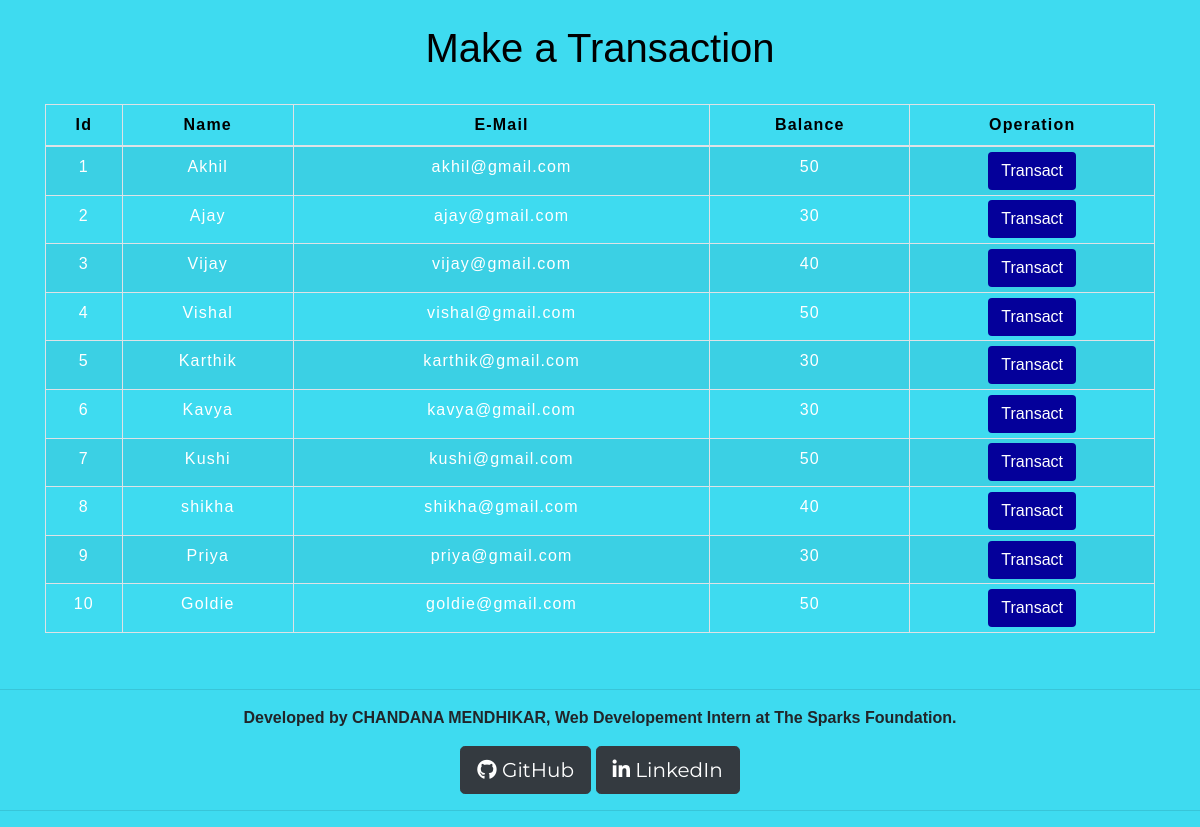
The app's page /transfermoney.php with its own data.
### tables this page shows
CREATE TABLE `users` (
  `id` int(3) NOT NULL,
  `name` text NOT NULL,
  `email` varchar(30) NOT NULL,
  `balance` int(8) NOT NULL
);

### transfermoney.php (the view, shortened to what this page needs)
<!DOCTYPE html>
<html lang="en">
<head>
    <link rel="stylesheet" href="https://maxcdn.bootstrapcdn.com/bootstrap/4.0.0/css/bootstrap.min.css">
    <link rel="stylesheet" type="text/css" href="table.css">
</head>
<body style="background-color : #3edbf0;">
<?php
    include 'config.php';
    $sql = "SELECT * FROM users";
    $result = mysqli_query($conn,$sql);
?>
<div class="container">
        <h2 class="text-center pt-4" style="color : black;">Make a Transaction</h2>
        <br>
            <div class="row">
                <div class="col">
                    <div class="table-responsive-sm">
                    <table class="table table-hover table-sm table-striped table-condensed table-bordered" style="border-color:black;">
                        <thead style="color : black;">
                            <tr>
                            <th scope="col" class="text-center py-2">Id</th>
                            <th scope="col" class="text-center py-2">Name</th>
                            <th scope="col" class="text-center py-2">E-Mail</th>
                            <th scope="col" class="text-center py-2">Balance</th>
                            <th scope="col" class="text-center py-2">Operation</th>
                            </tr>
                        </thead>
                        <tbody>
                <?php
                    while($rows=mysqli_fetch_assoc($result)){
                ?>
                    <tr style="color : white;">
                        <td class="py-2"><?php echo $rows['id'] ?></td>
                        <td class="py-2"><?php echo $rows['name']?></td>
                        <td class="py-2"><?php echo $rows['email']?></td>
                        <td class="py-2"><?php echo $rows['balance']?></td>
                        <td><a href="selecteduserdetail.php?id= <?php echo $rows['id'] ;?>"> <button type="button" class="btn" style="background-color : #04009a;">Transact</button></a></td>
                    </tr>
                <?php
                    }
                ?>
                        </tbody>
                    </table>
                    </div>
                </div>
            </div>
         </div>
         <div style="text-align:center; font-color:black;font-weight: bold; font-family:Montserrat">
    <br> <hr>
    <p> Developed by CHANDANA MENDHIKAR, Web Developement Intern at The Sparks Foundation. </p>
    <button type="button" class="btn btn-dark btn-lg"><i class="fab fa-github"></i> GitHub</button>
    <button type="button" class="btn btn-dark btn-lg"><i class="fab fa-linkedin-in"></i> LinkedIn</button>
    <hr>    </div>
</body>
</html>

### table.css (style rules this page uses)
* { padding: 0; margin: 0; box-sizing: border-box; font-family: sans-serif; }
h2 { font-size: 40px; }
table { letter-spacing: 1.2px; }
td { text-align: center; }
button { border:none; background: #d9d9d9; transition: 1s; }

### transfermoney.php (style rules this page uses)
button { transition: 1.5s; color:white; }

### records on screen
users: id "1", name "Akhil", email "akhil@gmail.com", balance "50"
users: id "2", name "Ajay", email "ajay@gmail.com", balance "30"
users: id "3", name "Vijay", email "vijay@gmail.com", balance "40"
users: id "4", name "Vishal", email "vishal@gmail.com", balance "50"
users: id "5", name "Karthik", email "karthik@gmail.com", balance "30"
users: id "6", name "Kavya", email "kavya@gmail.com", balance "30"
users: id "7", name "Kushi", email "kushi@gmail.com", balance "50"
users: id "8", name "shikha", email "shikha@gmail.com", balance "40"
users: id "9", name "Priya", email "priya@gmail.com", balance "30"
users: id "10", name "Goldie", email "goldie@gmail.com", balance "50"
